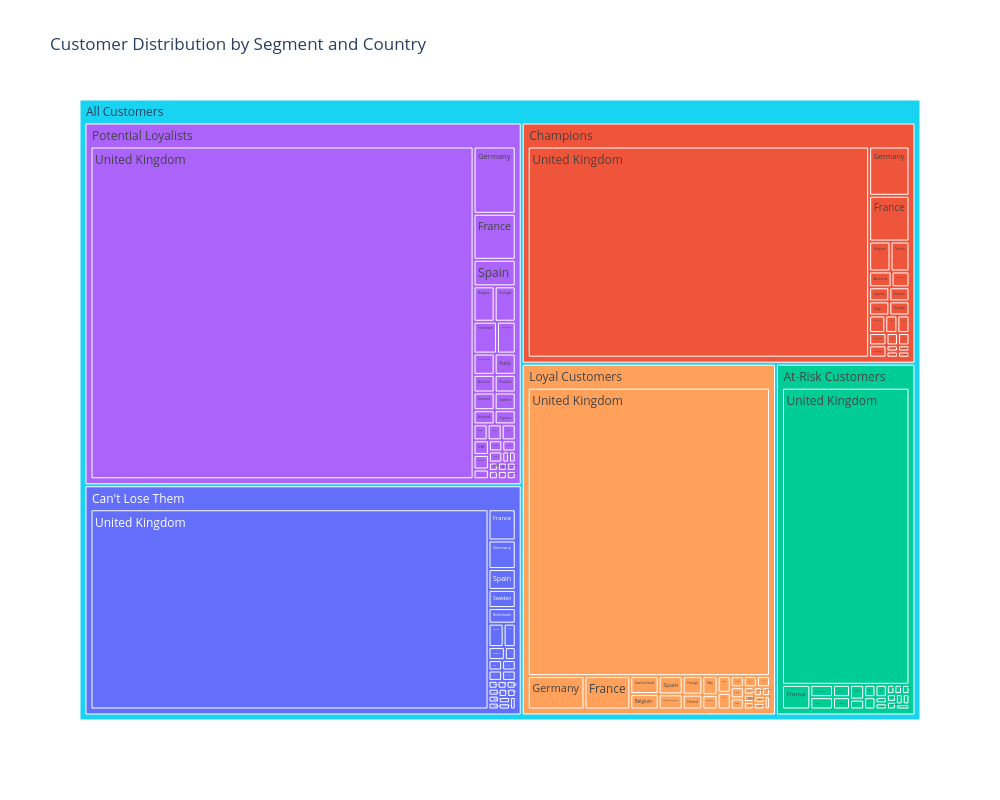

Write notebook code for a chart like this one.
### Code cell
import plotly.express as px

fig = px.treemap(
    Segment_country_df,
    path=[px.Constant("All Customers"), 'Segment', 'Country'], # Defines the hierarchy
    values='count',
    color='Segment',
    title='Customer Distribution by Segment and Country',
    width=1000,   # increase width
    height=800    # increase height
)
fig.show()

### Figure 1 — Plotly figure (JSON) as saved in the notebook; plotly's stock layout.template omitted (floating-point values rounded to 4 significant figures; data arrays with more than 128 entries replaced by an {"elided": "..."} marker saying what was removed)
{"data": [{"branchvalues": "total", "customdata": {"elided": "133x1 str values"}, "domain": {"x": [0, 1], "y": [0, 1]}, "hovertemplate": "labels=%{label}<br>count=%{value}<br>parent=%{parent}<br>id=%{id}<br>Segment=%{customdata[0]}<extra></extra>", "ids": {"elided": "133 str values"}, "labels": {"elided": "133 str values"}, "marker": {"colors": {"elided": "133 str values"}}, "name": "", "parents": {"elided": "133 str values"}, "type": "treemap", "values": {"elided": "133 int values"}}], "layout": {"height": 800, "legend": {"tracegroupgap": 0}, "title": {"text": "Customer Distribution by Segment and Country"}, "width": 1000}}
